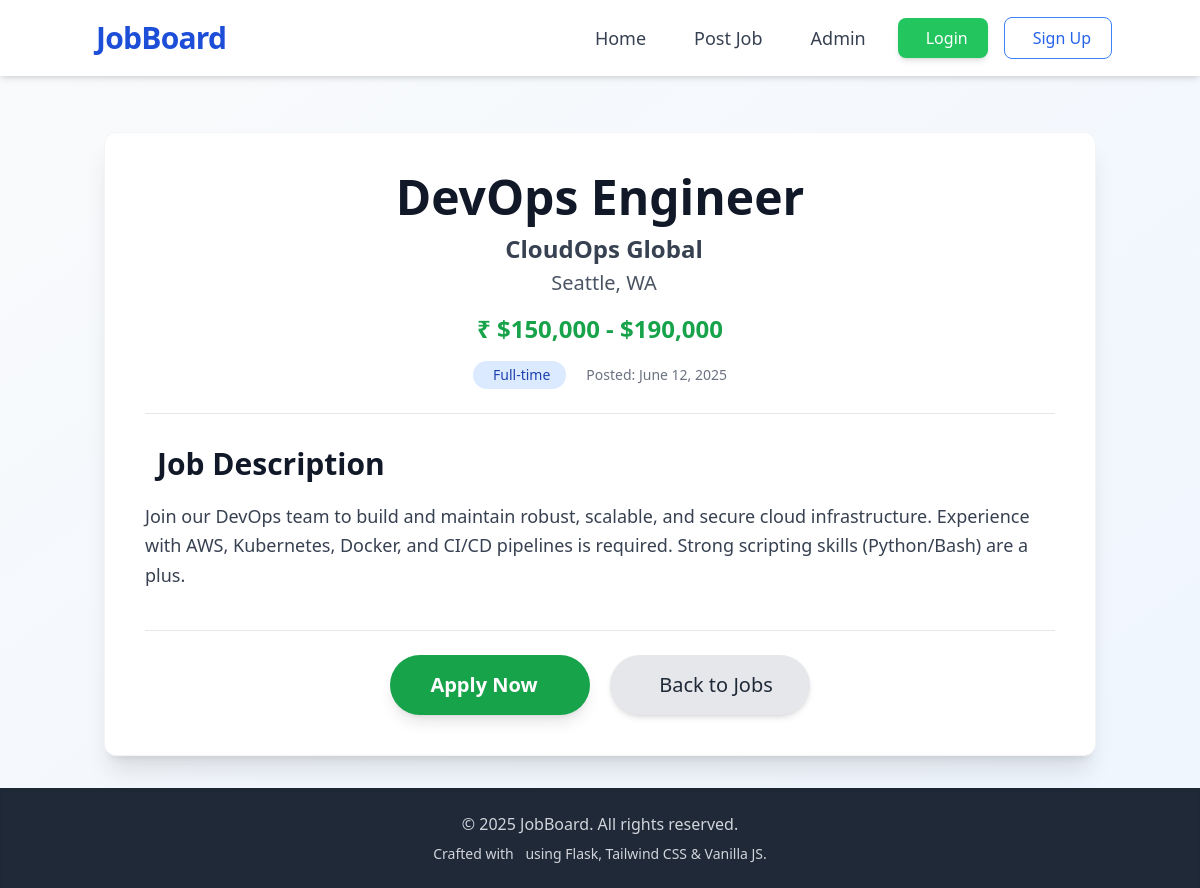
Before: /job/6 with the older database file.
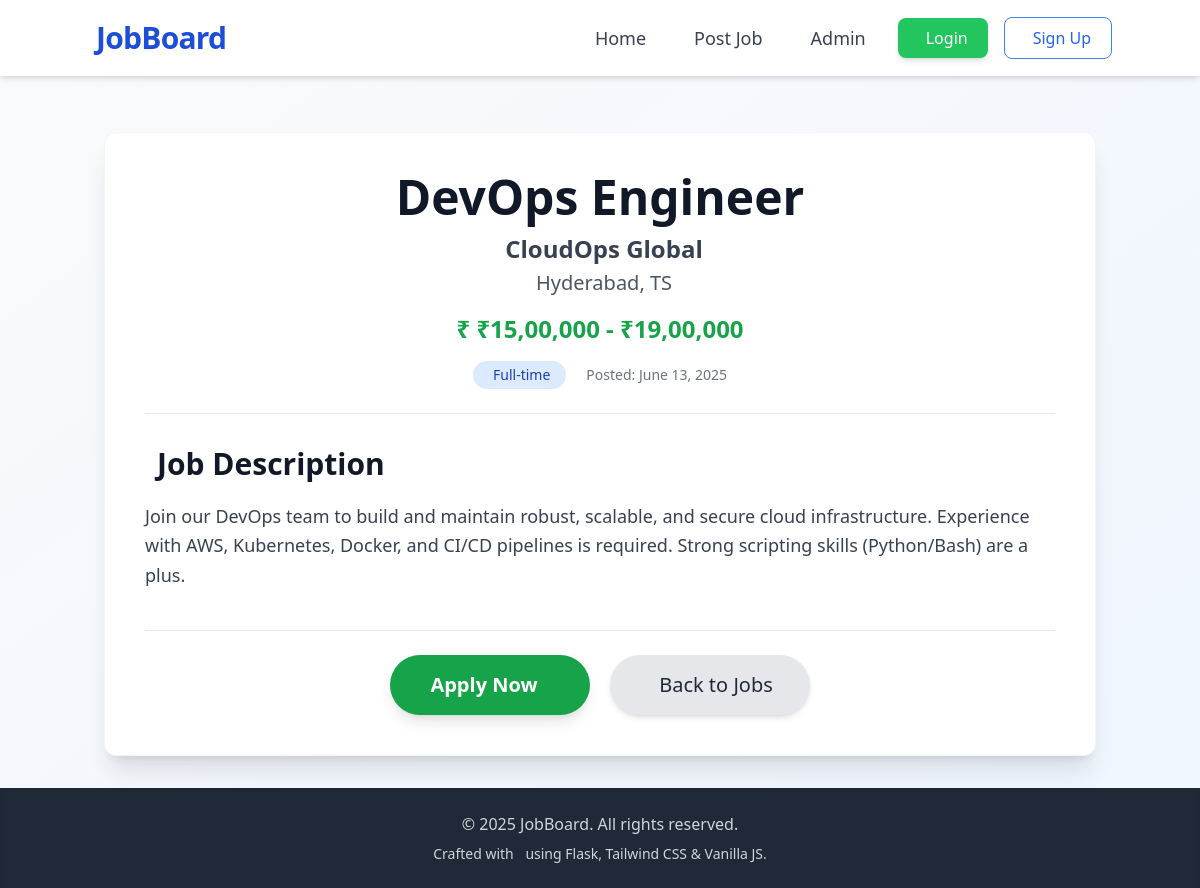
After: the same page with the newer database file.
### tables this page shows
CREATE TABLE jobs (
    id INTEGER PRIMARY KEY AUTOINCREMENT,
    title TEXT NOT NULL,
    company TEXT NOT NULL,
    location TEXT NOT NULL,
    salary TEXT, -- Stored as TEXT for flexibility (e.g., "$100k - $120k", "Competitive")
    description TEXT NOT NULL,
    type TEXT DEFAULT 'Full-time', -- e.g., Full-time, Part-time, Contract, Internship
    date_posted TIMESTAMP DEFAULT CURRENT_TIMESTAMP -- Automatically records when the job was posted
);

### app.py (the view)
@app.route('/job/<int:job_id>')
def job_detail(job_id):
    db = get_db()
    job = db.execute('SELECT * FROM jobs WHERE id = ?', (job_id,)).fetchone()
    if job is None:
        flash('Sorry, the job you are looking for was not found.', 'error')
        return redirect(url_for('index'))
    return render_template('job_detail.html', job=job)

### app.py (called while the page is built)
def get_db():
    if 'db' not in g:
        g.db = sqlite3.connect(
            DATABASE,
            detect_types=sqlite3.PARSE_DECLTYPES # This helps in converting TIMESTAMP to Python datetime objects
        )
        g.db.row_factory = sqlite3.Row # Allows accessing columns by name (e.g., row['column_name'])
    return g.db

@app.before_request
def load_logged_in_user():
    user_id = session.get('user_id')
    if user_id is None:
        g.user = None
    else:
        g.user = get_user(user_id)

@app.context_processor
def inject_globals():
    return {'now': datetime.utcnow(), 'user': g.user}

### templates/job_detail.html (shortened to what this page needs)
{% extends 'base.html' %}
{% block content %}
<div class="bg-white p-8 md:p-10 rounded-xl shadow-xl border border-gray-100 animate-fadeIn">
    <div class="text-center mb-8 pb-6 border-b border-gray-200">
        <h1 class="text-4xl md:text-5xl font-extrabold text-gray-900 leading-tight mb-3">
            {{ job.title }}
        </h1>
        <p class="text-xl md:text-2xl text-gray-700 mb-1 flex items-center justify-center">
            <span class="font-semibold">{{ job.company }}</span>
        </p>
        <p class="text-lg md:text-xl text-gray-600 mb-4 flex items-center justify-center">
            {{ job.location }}
        </p>
        <p class="text-2xl font-bold text-green-600 mb-4 flex items-center justify-center">
            ₹
            {{ job.salary | default('Competitive Salary') }}
        </p>
        <div class="flex flex-wrap justify-center items-center gap-x-4 gap-y-2 text-sm text-gray-500">
            <span class="inline-block px-4 py-1 bg-blue-100 text-blue-800 rounded-full text-md font-medium">
                {{ job.type | default('Full-time') }}
            </span>
            <span class="text-gray-500 text-md flex items-center">
                Posted: {{ job.date_posted.strftime('%B %d, %Y') }}
            </span>
        </div>
    </div>
    <section class="mb-10">
        <h2 class="text-3xl font-bold text-gray-900 mb-5 flex items-center">
            Job Description
        </h2>
        <div class="prose max-w-full text-gray-700 leading-relaxed text-lg">
            <p>{{ job.description | safe }}</p>
        </div>
    </section>
    <div class="mt-10 pt-6 border-t border-gray-200 flex flex-col sm:flex-row justify-center gap-5">
        <a href="{{ url_for('apply_to_job', job_id=job.id) }}"
           class="bg-green-600 text-white px-8 py-4 rounded-full font-bold text-xl shadow-lg hover:bg-green-700 transition-all duration-300 transform hover:scale-105 flex items-center justify-center min-w-[200px]">
            Apply Now
        </a>
        <a href="{{ url_for('index') }}"
           class="bg-gray-200 text-gray-800 px-8 py-4 rounded-full font-medium text-xl shadow-md hover:bg-gray-300 transition-all duration-300 transform hover:scale-105 flex items-center justify-center min-w-[200px]">
            Back to Jobs
        </a>
    </div>
</div>
{% endblock %}

Changed rows visible on the page:
changed jobs "DevOps Engineer": location "Seattle, WA" → "Hyderabad, TS"; salary "$150,000 - $190,000" → "₹15,00,000 - ₹19,00,000"; date_posted "June 12, 2025" → "June 13, 2025"
